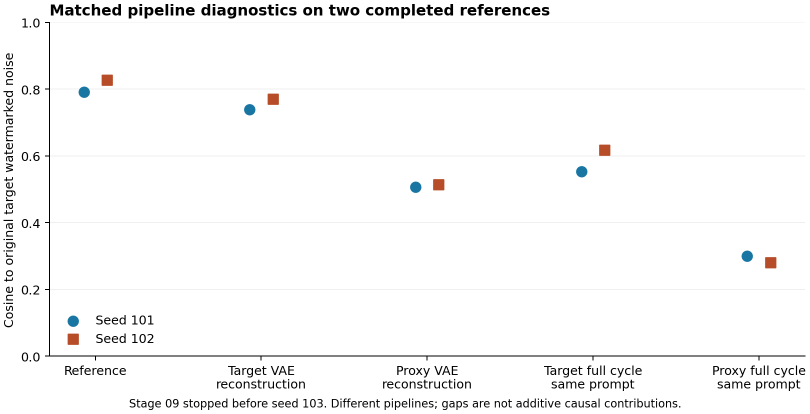
#> input picture reports/09_vae_roundtrip/paired_pipeline_controls.png, 1620 x 827 px (shown at 1/2 size)
$ python -i prepare_confirmation100_assets_v11_completion.py   (imports and definitions only)
#> lines starting #> are read from the running program, lines starting #| are printed output that depends on the picture
#> further down, picture is the input picture: PIL image 1620x827 RGBA; mean R, G, B, A 248.3, 248.2, 248.2, 255
"""Official COCO data acquisition only: no torch/model imports, no target scores."""
import os
# [1 line not run here, left out]
import ast,collections,datetime,getpass,hashlib,json,shutil,signal,ssl,subprocess,sys,time,unicodedata,urllib.error,urllib.parse,urllib.request,zipfile
from pathlib import Path
from confirmation_attribution import parse_flickr_source
ROOT=Path('/data0/liyanlei/watermark_research');DATA=ROOT/'datasets/confirmation100_v11';PUBLIC=ROOT/'reports/confirmation100_assets_v11';PROTOCOL=ROOT/'protocols/confirmation100_assets_v11.json'
def now():return datetime.datetime.now(datetime.timezone.utc).isoformat()
# [5 lines left out: function sha, not called in this run]
def read(p):return json.loads(Path(p).read_text(encoding='utf8'))
def write(p,x):
 with Path(p).open('x',encoding='utf8') as f:json.dump(x,f,indent=2,ensure_ascii=False);f.write('\n')
def status(state,**kw):
 p=PUBLIC/'status.tmp';p.write_text(json.dumps(dict(state=state,at_utc=now(),**kw),indent=2)+'\n');p.replace(PUBLIC/'status.json')
def event(kind,**kw):
 with (PUBLIC/'events.jsonl').open('a',encoding='utf8') as f:f.write(json.dumps(dict(event=kind,at_utc=now(),**kw))+'\n')
def host():
 if sys.platform!='linux' or getpass.getuser()!='liyanlei' or Path.cwd()!=ROOT or '172.18.185.249' not in subprocess.check_output(['hostname','-I'],text=True).split():raise ValueError('Designated project/server required')
def treebytes(folder):
 return sum(p.stat().st_size for p in folder.rglob('*') if p.is_file()) if folder.exists() else 0
# [12 lines left out: functions artifact_bytes, budget, not called in this run]
def normalize(text):return ' '.join(unicodedata.normalize('NFKC',text).casefold().split())
def textsha(text):return hashlib.sha256(normalize(text).encode()).hexdigest()
def image_features(image):
 import numpy as np
 from PIL import Image
 from scipy.fftpack import dct
 rgb=image.convert('RGB');pixel=hashlib.sha256(str(rgb.size).encode()+rgb.tobytes()).hexdigest()
 canonical=image.resize((512,512)).convert('RGB');canonical_sha=hashlib.sha256(canonical.tobytes()).hexdigest()
#> after `canonical = image.resize((512, 512)).convert('RGB')`:
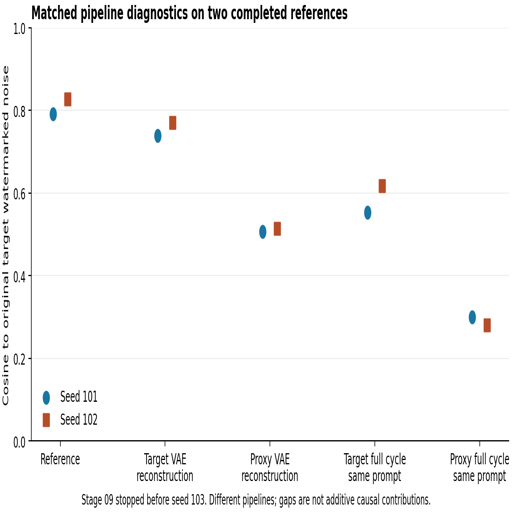
#> canonical: PIL image 512x512 RGB; mean R, G, B 248.1, 248, 248
 gray=np.asarray(image.convert('L').resize((32,32),Image.Resampling.LANCZOS),dtype=np.float64)
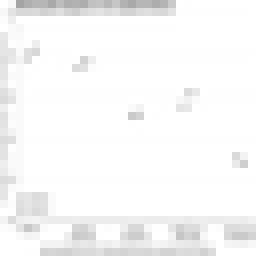
#> gray: shape (32, 32) float64 (shown 8 times larger); min 165, max 255, mean 247.4
 low=dct(dct(gray,axis=0,norm='ortho'),axis=1,norm='ortho')[:8,:8].ravel();bits=low[1:]>np.median(low[1:]);value=sum(int(b)<<(i+1) for i,b in enumerate(bits))
#> after `low = dct(dct(gray, axis=0, norm='ortho'), axis=1, norm='ortho')[:8, :`: low = 64 values, max 7916.8 at index 0, min -200 at index 16, mean 118.1
#> after `value = sum((int(b) << i + 1 for i, b in enumerate(bits)))`: value = 12411045898278937856
 return dict(rgb_pixel_sha256=pixel,canonical_rgb512_pixel_sha256=canonical_sha,phash64=f'{value:016x}'),canonical
# [35 lines left out: function prior_coverage, not called in this run]
def allowed_url(url):
 u=urllib.parse.urlsplit(url)
 return u.scheme=='https' and u.hostname=='images.cocodataset.org' and not u.username and not u.password and not u.query and not u.fragment
class RedirectGuard(urllib.request.HTTPRedirectHandler):
 def redirect_request(self,req,fp,code,msg,headers,newurl):
  if not allowed_url(newurl):raise RuntimeError('Unapproved redirect; no access workaround')
  return super().redirect_request(req,fp,code,msg,headers,newurl)
# [22 lines left out: function fetch, not called in this run]
def rank(seed,role,ident):return hashlib.sha256(f'{seed}|{role}|{ident}'.encode()).hexdigest()
# [113 lines left out: functions prepare, verify_assets, supervise, start, not called in this run]
# [10 lines not run here, left out]

>>> from PIL import Image
>>> picture = Image.open('../reports/09_vae_roundtrip/paired_pipeline_controls.png')
>>> result = image_features(picture)
